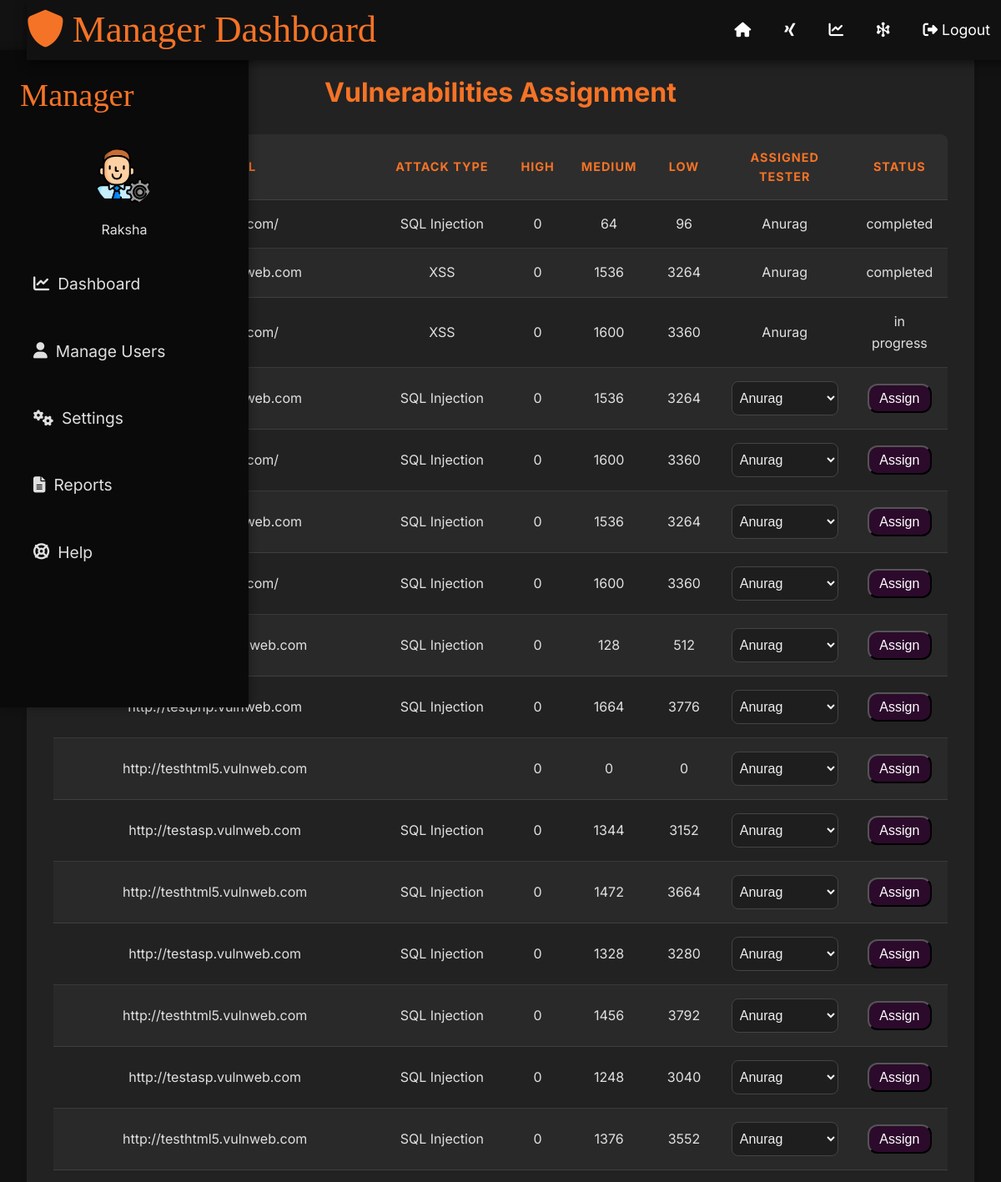
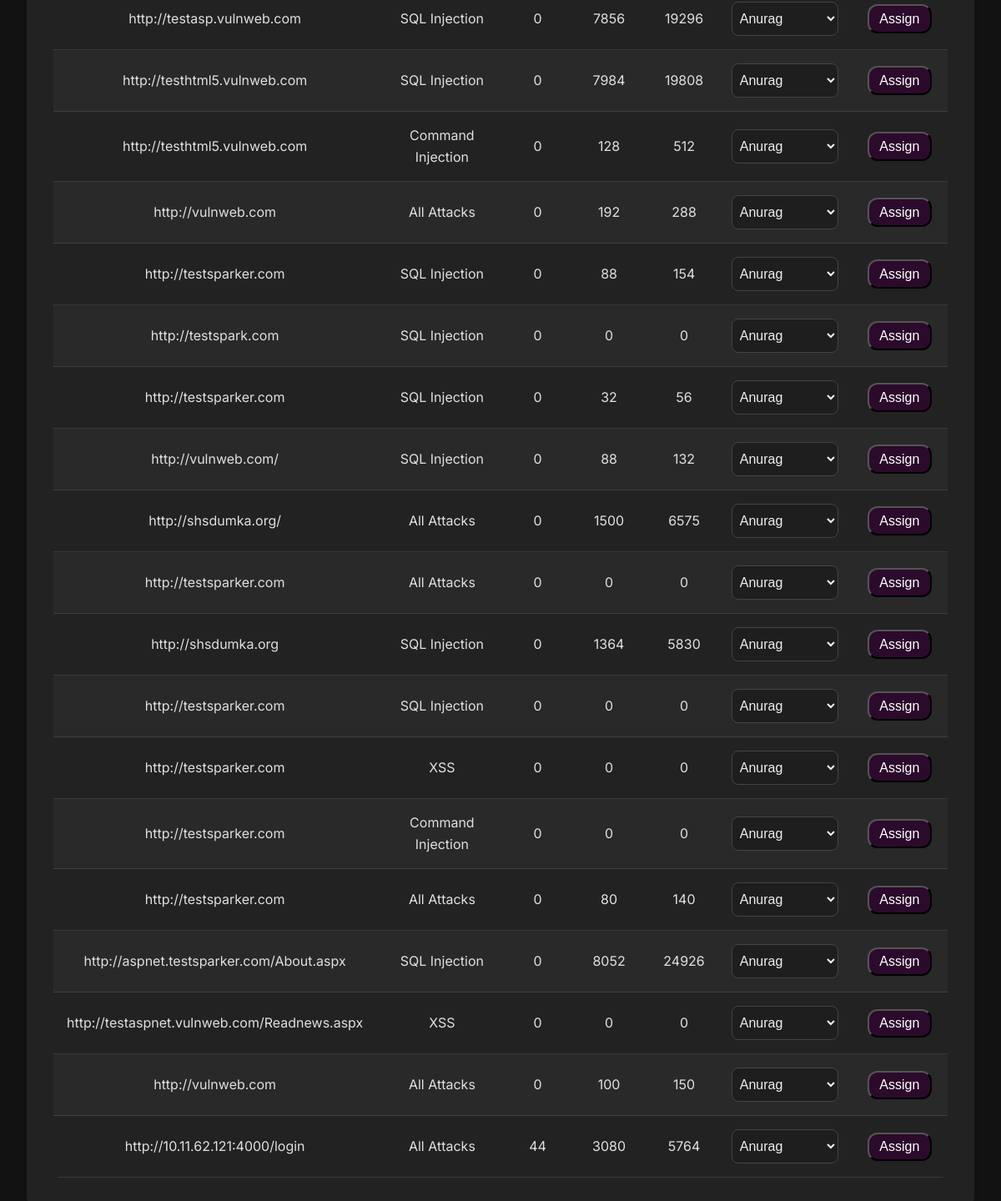
Screenshot of /user/1 (signed in) with the database file from the repository (2 pictures, top to bottom).
### app.py (models this page shows)
class User(UserMixin, db.Model):
    id = db.Column(db.Integer, primary_key=True)
    name = db.Column(db.String(100), nullable=False)
    email = db.Column(db.String(120), unique=True, nullable=False)
    password = db.Column(db.String(200), nullable=False)
    role = db.Column(db.Enum('user', 'tester', 'admin', name='user_roles'), default='user', nullable=False)
    scanned_urls = db.relationship('ScannedURL', backref='owner', lazy=True)

class ScannedURL(db.Model):
    id = db.Column(db.Integer, primary_key=True)
    target_url = db.Column(db.String(200), nullable=False)
    attack_type = db.Column(db.String(100), nullable=False)
    scan_duration = db.Column(db.Float, nullable=False)
    high_count = db.Column(db.Integer, default=0)
    medium_count = db.Column(db.Integer, default=0)
    low_count = db.Column(db.Integer, default=0)
    report_path = db.Column(db.String(300), nullable=True)
    user_id = db.Column(db.Integer, db.ForeignKey('user.id'), nullable=False)
    tester_assigned = db.Column(Enum('yes', 'no', name='tester_assigned'), default='no', nullable=False)

### app.py (the view)
@app.route('/user/<int:user_id>')
@login_required
def user_vulnerabilities(user_id):
    if current_user.role != 'admin':
        abort(403)  # Forbidden if the user is not an admin
    user = User.query.get_or_404(user_id)
    vulnerabilities = ScannedURL.query.filter_by(user_id=user.id).all()
    testers = User.query.filter_by(role='tester').all()
    vulnerabilities_with_tester = []
    for vulnerability in vulnerabilities:
        assigned_tester = Tester.query.filter_by(scanned_url_id=vulnerability.id).first()
        if assigned_tester:
            vulnerability.tester_assigned = 'yes'
            vulnerability.tester_status = assigned_tester.status  # Add status
            vulnerability.tester_name = assigned_tester.tester.name  # Add tester's name
        else:
            vulnerability.tester_assigned = 'no'
            vulnerability.tester_status = None
            vulnerability.tester_name = None
        vulnerabilities_with_tester.append(vulnerability)
    return render_template('user_vulnerabilities.html',
                           user=user,
                           vulnerabilities=vulnerabilities_with_tester,
                           testers=testers)

### app.py (called while the page is built)
@login_manager.user_loader
def load_user(user_id):
    return User.query.get(int(user_id))

### templates/user_vulnerabilities.html (shortened to what this page needs)
<!DOCTYPE html>
<html lang="en">
<head>
    <link href="https://cdnjs.cloudflare.com/ajax/libs/font-awesome/6.7.1/css/all.min.css" rel="stylesheet">
</head>
<body>
    <div class="navbar">
        <div class="logo">
            <i class="fa-solid fa-shield"></i>
            Manager Dashboard
        </div>
        <div class="navContent">
            <a href="/"><i class="fa-solid fa-house"></i></a>
            <a href="/home"><i class="fa-brands fa-xing"></i></a>
            <a href="/dashboard"><i class="fa-solid fa-chart-line"></i></a>
            <a href = "/payloads"><i class="fa-solid fa-hexagon-nodes"></i></a>
            {% if session['logged_in'] %}
            <a href="/logout"><i class="fa-solid fa-sign-out-alt"></i> Logout</a>
            {% else %}
            <a href="/login"><i class="fa-solid fa-sign-in-alt"></i> Login</a>
            {% endif %}
        </div>
    </div>
    <div class="sidebar">
        <div class="logo">Manager</div>
        <div class="manager-info">
            <img src="{{ url_for('static', filename='avatar.png') }}" alt="Manager Avatar" class="manager-avatar">
            <p class="manager-name">{{current_user.name}}</p>
        </div>
        <ul>
            <li><a href="{{url_for('dashboard')}}"><i class="fa-solid fa-chart-line"></i> Dashboard</a></li>
            <li><a href="/users"><i class="fa-solid fa-user"></i>Manage Users</a></li>
            <li><a href="/settings"><i class="fa-solid fa-cogs"></i> Settings</a></li>
            <li><a href="/reports"><i class="fa-solid fa-file-alt"></i> Reports</a></li>
            <li><a href="/help"><i class="fa-solid fa-life-ring"></i> Help</a></li>
        </ul>
    </div>
    <div class="container">
        <h1>Vulnerabilities Assignment</h1>
        <table>
            <thead>
                <tr>
                    <th>Target URL</th>
                    <th>Attack Type</th>
                    <th>High</th>
                    <th>Medium</th>
                    <th>Low</th>
                    <th>Assigned Tester</th>
                    <th>Status</th>
                </tr>
            </thead>
            <tbody>
                {% for vulnerability in vulnerabilities %}
                <tr>
                    <td>{{ vulnerability.target_url }}</td>
                    <td>{{ vulnerability.attack_type }}</td>
                    <td class="severity-high">{{ vulnerability.high_count }}</td>
                    <td class="severity-medium">{{ vulnerability.medium_count }}</td>
                    <td class="severity-low">{{ vulnerability.low_count }}</td>
                        {% if vulnerability.tester_assigned == 'yes' %}
                            <td>{{ vulnerability.tester_name }}</td><td> {{ vulnerability.tester_status }}</td>
                        {% else %}
                                <form class="assign-form" method="POST" action="{{ url_for('assign_tester', scan_id=vulnerability.id) }}" onsubmit="return showToast(event)">
                                    <td><select name="tester_id" class = "styled-dropdown">
                                        {% for tester in testers %}
                                        <option value="{{ tester.id }}">{{ tester.name }}</option>
                                        {% endfor %}
                                    </select></td>
                                    <td><button class="assign-btn" type="submit">Assign</button></td>
                                </form>
                        {% endif %}
                </tr>
                {% endfor %}
            </tbody>
        </table>
    </div>
</body>
</html>

### templates/user_vulnerabilities.html (style rules this page uses)
:root { --bg-dark: #121212; --bg-darker: #0a0a0a; --text-light: #e0e0e0; --accent-orange: #f57326; --accent-dark-red: #5d0606; --table-border: rgba(255, 255, 255, 0.1); }
body { font-family: 'Inter', sans-serif; background-color: var(--bg-dark); color: var(--text-light); line-height: 1.6; padding: 2rem; margin: 0; }
.container { max-width: 1200px; margin: 0 auto; background-color: #222222; border-radius: 8px; padding: 2rem; box-shadow: 0 4px 6px rgba(0, 0, 0, 0.1); }
h1 { color: var(--accent-orange); margin-bottom: 1.5rem; text-align: center; font-size: 2rem; }
table { width: 100%; border-collapse: separate; border-spacing: 0; border-radius: 8px; overflow: hidden; }
th, td { padding: 1rem; text-align: center; border-bottom: 1px solid var(--table-border); }
th { background-color: rgba(255, 255, 255, 0.05); color: var(--accent-orange); text-transform: uppercase; font-size: 0.9rem; letter-spacing: 1px; }
tr:nth-child(even) { background-color: rgba(255, 255, 255, 0.03); }
.styled-dropdown { width: 100%; max-width: 220px; padding: 10px 5px; border: 1px solid #444; border-radius: 8px; background-color: #1e1e1e; color: #f0f0f0; font-size: 1rem; cursor: pointer; position: relative; transition: border-color 0.3s, box-shadow 0.3s; }
.styled-dropdown option { background-color: #1e1e1e; color: #f0f0f0; }
.navbar { display: flex; align-items: center; justify-content: space-between; background: #111; box-shadow: 0 4px 10px rgba(0, 0, 0, 0.5); position: fixed; top: 0; width: 100%; z-index: 1000; }
.logo { font-size: 2.8rem; color: #f57326; display: flex; align-items: center; gap: 10px; font-family: "Themiru", serif; }
.navContent { display: flex; gap: 2.5rem; font-size: 1.1rem; list-style: none; padding-right: 45px; justify-content: flex-end; }
.navContent a { text-decoration: none; color: #fff; transition: color 0.3s ease-in-out; }
.styled-dropdown::after { content: '\f078'; font-family: 'Font Awesome 6 Free'; font-weight: 900; position: absolute; right: 12px; top: 50%; transform: translateY(-50%); color: var(--text-light); }
.assign-btn { font-size: 1rem; background: rgb(44,10,44); color: white; border-radius: 12px; padding: .4rem .8rem; cursor: pointer; }
.sidebar { position: fixed; top: 60px; left: 0; width: 250px; height: calc(100vh - 60px); background-color: var(--bg-darker); padding: 1.5rem; box-shadow: 2px 0 10px rgba(0, 0, 0, 0.3); overflow-y: auto; z-index: 999; }
.sidebar .logo { font-size: 2.4rem; text-align: center; margin-bottom: 2rem; color: var(--accent-orange); }
.sidebar .manager-info { text-align: center; margin-bottom: 1.5rem; }
.sidebar .manager-avatar { width: 70px; height: 70px; border-radius: 50%; object-fit: cover; }
.sidebar .manager-name { color: var(--text-light); margin-top: 0.5rem; }
.sidebar ul { list-style: none; padding: 0; }
.sidebar ul li { margin-bottom: 1.5rem; }
.sidebar ul li a { text-decoration: none; color: var(--text-light); font-size: 1.2rem; display: flex; align-items: center; gap: 10px; padding: 0.8rem 1rem; border-radius: 6px; transition: background 0.3s ease-in-out; }

### rows the page displays
User: name "Raksha"
ScannedURL: attack_type "SQL Injection", high_count "0", medium_count "64", low_count "96", tester_name "Anurag", tester_status "completed"
ScannedURL: attack_type "XSS", high_count "0", medium_count "1536", low_count "3264", tester_name "Anurag", tester_status "completed"
ScannedURL: attack_type "XSS", high_count "0", medium_count "1600", low_count "3360", tester_name "Anurag", tester_status "in progress"
ScannedURL: attack_type "SQL Injection", high_count "0", medium_count "1536", low_count "3264"
ScannedURL: attack_type "SQL Injection", high_count "0", medium_count "1600", low_count "3360"
ScannedURL: attack_type "SQL Injection", high_count "0", medium_count "1536", low_count "3264"
ScannedURL: attack_type "SQL Injection", high_count "0", medium_count "1600", low_count "3360"
ScannedURL: attack_type "SQL Injection", high_count "0", medium_count "128", low_count "512"
ScannedURL: attack_type "SQL Injection", high_count "0", medium_count "1664", low_count "3776"
ScannedURL: target_url "http://testhtml5.vulnweb.com", high_count "0", medium_count "0", low_count "0"
ScannedURL: target_url "http://testasp.vulnweb.com", attack_type "SQL Injection", high_count "0", medium_count "1344", low_count "3152"
ScannedURL: target_url "http://testhtml5.vulnweb.com", attack_type "SQL Injection", high_count "0", medium_count "1472", low_count "3664"
ScannedURL: target_url "http://testasp.vulnweb.com", attack_type "SQL Injection", high_count "0", medium_count "1328", low_count "3280"
ScannedURL: target_url "http://testhtml5.vulnweb.com", attack_type "SQL Injection", high_count "0", medium_count "1456", low_count "3792"
ScannedURL: target_url "http://testasp.vulnweb.com", attack_type "SQL Injection", high_count "0", medium_count "1248", low_count "3040"
ScannedURL: target_url "http://testhtml5.vulnweb.com", attack_type "SQL Injection", high_count "0", medium_count "1376", low_count "3552"
ScannedURL: target_url "http://testasp.vulnweb.com", attack_type "SQL Injection", high_count "0", medium_count "7856", low_count "19296"
ScannedURL: target_url "http://testhtml5.vulnweb.com", attack_type "SQL Injection", high_count "0", medium_count "7984", low_count "19808"
ScannedURL: target_url "http://testhtml5.vulnweb.com", attack_type "Command Injection", high_count "0", medium_count "128", low_count "512"
ScannedURL: target_url "http://vulnweb.com", attack_type "All Attacks", high_count "0", medium_count "192", low_count "288"
ScannedURL: target_url "http://testsparker.com", attack_type "SQL Injection", high_count "0", medium_count "88", low_count "154"
ScannedURL: target_url "http://testspark.com", attack_type "SQL Injection", high_count "0", medium_count "0", low_count "0"
ScannedURL: target_url "http://testsparker.com", attack_type "SQL Injection", high_count "0", medium_count "32", low_count "56"
ScannedURL: target_url "http://vulnweb.com/", attack_type "SQL Injection", high_count "0", medium_count "88", low_count "132"
ScannedURL: target_url "http://shsdumka.org/", attack_type "All Attacks", high_count "0", medium_count "1500", low_count "6575"
ScannedURL: target_url "http://testsparker.com", attack_type "All Attacks", high_count "0", medium_count "0", low_count "0"
ScannedURL: target_url "http://shsdumka.org", attack_type "SQL Injection", high_count "0", medium_count "1364", low_count "5830"
ScannedURL: target_url "http://testsparker.com", attack_type "SQL Injection", high_count "0", medium_count "0", low_count "0"
ScannedURL: target_url "http://testsparker.com", attack_type "XSS", high_count "0", medium_count "0", low_count "0"
ScannedURL: target_url "http://testsparker.com", attack_type "Command Injection", high_count "0", medium_count "0", low_count "0"
ScannedURL: target_url "http://testsparker.com", attack_type "All Attacks", high_count "0", medium_count "80", low_count "140"
ScannedURL: target_url "http://aspnet.testsparker.com/About.aspx", attack_type "SQL Injection", high_count "0", medium_count "8052", low_count "24926"
ScannedURL: target_url "http://testaspnet.vulnweb.com/Readnews.aspx", attack_type "XSS", high_count "0", medium_count "0", low_count "0"
ScannedURL: target_url "http://vulnweb.com", attack_type "All Attacks", high_count "0", medium_count "100", low_count "150"
ScannedURL: target_url "http://10.11.62.121:4000/login", attack_type "All Attacks", high_count "44", medium_count "3080", low_count "5764"

### other values shown
form field tester_id "Anurag"
